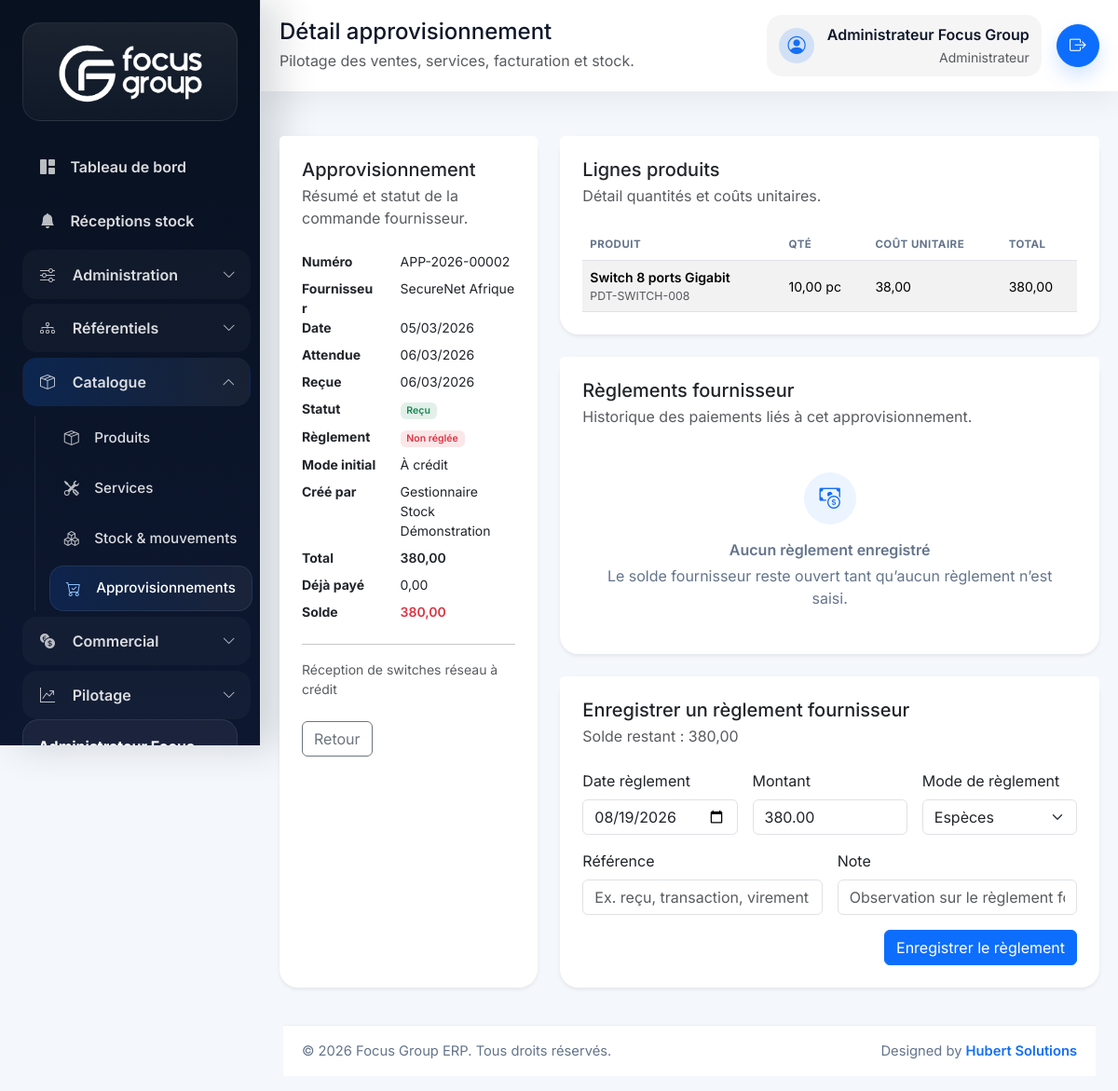
The app's page /index.php/procurements/show?id=2 (signed in) with its own data.
### tables this page shows
CREATE TABLE procurements (
    id BIGINT UNSIGNED AUTO_INCREMENT PRIMARY KEY,
    supplier_id BIGINT UNSIGNED NOT NULL,
    user_id BIGINT UNSIGNED NOT NULL,
    procurement_number VARCHAR(30) NOT NULL UNIQUE,
    procurement_date DATE NOT NULL,
    expected_date DATE NULL,
    received_date DATE NULL,
    status ENUM('draft', 'ordered', 'received', 'cancelled') NOT NULL DEFAULT 'draft',
    payment_method ENUM('cash', 'mobile_money', 'bank_transfer', 'card', 'cheque', 'other', 'credit') NOT NULL DEFAULT 'cash',
    payment_status ENUM('unpaid', 'partial_paid', 'paid') NOT NULL DEFAULT 'paid',
    amount_paid DECIMAL(18,2) NOT NULL DEFAULT 0,
    balance_due DECIMAL(18,2) NOT NULL DEFAULT 0,
    settled_at DATETIME NULL,
    subtotal DECIMAL(18,2) NOT NULL DEFAULT 0,
    discount_amount DECIMAL(18,2) NOT NULL DEFAULT 0,
    tax_amount DECIMAL(18,2) NOT NULL DEFAULT 0,
    grand_total DECIMAL(18,2) NOT NULL DEFAULT 0,
    notes TEXT NULL,
    deleted_at DATETIME NULL,
    created_at DATETIME NOT NULL DEFAULT CURRENT_TIMESTAMP,
    updated_at DATETIME NOT NULL DEFAULT CURRENT_TIMESTAMP ON UPDATE CURRENT_TIMESTAMP,
    CONSTRAINT fk_procurements_supplier FOREIGN KEY (supplier_id) REFERENCES suppliers(id),
    CONSTRAINT fk_procurements_user FOREIGN KEY (user_id) REFERENCES users(id)
);

CREATE TABLE suppliers (
    id BIGINT UNSIGNED AUTO_INCREMENT PRIMARY KEY,
    supplier_code VARCHAR(30) NOT NULL UNIQUE,
    company_name VARCHAR(150) NOT NULL,
    contact_name VARCHAR(150) NULL,
    phone VARCHAR(30) NULL,
    email VARCHAR(150) NULL,
    address TEXT NULL,
    city VARCHAR(100) NULL,
    notes TEXT NULL,
    is_active TINYINT(1) NOT NULL DEFAULT 1,
    deleted_at DATETIME NULL,
    created_at DATETIME NOT NULL DEFAULT CURRENT_TIMESTAMP,
    updated_at DATETIME NOT NULL DEFAULT CURRENT_TIMESTAMP ON UPDATE CURRENT_TIMESTAMP
);

CREATE TABLE users (
    id BIGINT UNSIGNED AUTO_INCREMENT PRIMARY KEY,
    role_id BIGINT UNSIGNED NOT NULL,
    shop_id BIGINT UNSIGNED NULL,
    full_name VARCHAR(150) NOT NULL,
    email VARCHAR(150) NOT NULL UNIQUE,
    phone VARCHAR(30) NULL,
    password VARCHAR(255) NOT NULL,
    avatar VARCHAR(255) NULL,
    is_active TINYINT(1) NOT NULL DEFAULT 1,
    last_login_at DATETIME NULL,
    deleted_at DATETIME NULL,
    created_at DATETIME NOT NULL DEFAULT CURRENT_TIMESTAMP,
    updated_at DATETIME NOT NULL DEFAULT CURRENT_TIMESTAMP ON UPDATE CURRENT_TIMESTAMP,
    CONSTRAINT fk_users_role FOREIGN KEY (role_id) REFERENCES roles(id),
    CONSTRAINT fk_users_shop FOREIGN KEY (shop_id) REFERENCES shops(id)
);

CREATE TABLE procurement_items (
    id BIGINT UNSIGNED AUTO_INCREMENT PRIMARY KEY,
    procurement_id BIGINT UNSIGNED NOT NULL,
    product_id BIGINT UNSIGNED NOT NULL,
    quantity DECIMAL(18,2) NOT NULL,
    unit_cost DECIMAL(18,2) NOT NULL,
    line_total DECIMAL(18,2) NOT NULL,
    created_at DATETIME NOT NULL DEFAULT CURRENT_TIMESTAMP,
    CONSTRAINT fk_procurement_items_procurement FOREIGN KEY (procurement_id) REFERENCES procurements(id) ON DELETE CASCADE,
    CONSTRAINT fk_procurement_items_product FOREIGN KEY (product_id) REFERENCES products(id)
);

CREATE TABLE products (
    id BIGINT UNSIGNED AUTO_INCREMENT PRIMARY KEY,
    category_id BIGINT UNSIGNED NOT NULL,
    unit_id BIGINT UNSIGNED NOT NULL,
    sku VARCHAR(50) NOT NULL UNIQUE,
    name VARCHAR(150) NOT NULL,
    description TEXT NULL,
    barcode VARCHAR(100) NULL,
    cost_price DECIMAL(18,2) NOT NULL DEFAULT 0,
    sale_price DECIMAL(18,2) NOT NULL DEFAULT 0,
    minimum_stock DECIMAL(18,2) NOT NULL DEFAULT 0,
    current_stock DECIMAL(18,2) NOT NULL DEFAULT 0,
    image_path VARCHAR(255) NULL,
    is_active TINYINT(1) NOT NULL DEFAULT 1,
    deleted_at DATETIME NULL,
    created_at DATETIME NOT NULL DEFAULT CURRENT_TIMESTAMP,
    updated_at DATETIME NOT NULL DEFAULT CURRENT_TIMESTAMP ON UPDATE CURRENT_TIMESTAMP,
    CONSTRAINT fk_products_category FOREIGN KEY (category_id) REFERENCES categories(id),
    CONSTRAINT fk_products_unit FOREIGN KEY (unit_id) REFERENCES units(id)
);

CREATE TABLE units (
    id BIGINT UNSIGNED AUTO_INCREMENT PRIMARY KEY,
    name VARCHAR(80) NOT NULL,
    symbol VARCHAR(20) NOT NULL,
    deleted_at DATETIME NULL,
    created_at DATETIME NOT NULL DEFAULT CURRENT_TIMESTAMP,
    updated_at DATETIME NOT NULL DEFAULT CURRENT_TIMESTAMP ON UPDATE CURRENT_TIMESTAMP,
    UNIQUE KEY uq_units_symbol (symbol)
);

### app/Views/procurements/show.php (the view, shortened to what the rows shown need)
<div class="row g-4">
    <div class="col-lg-4">
        <div class="card border-0 shadow-sm h-100">
            <div class="card-body px-4 pb-4">
                <dl class="row mb-0 small">
                    <dt class="col-5">Numéro</dt><dd class="col-7"><?= e($procurement['procurement_number']); ?></dd>
                    <dt class="col-5">Fournisseur</dt><dd class="col-7"><?= e($procurement['supplier_name']); ?></dd>
                    <dt class="col-5">Date</dt><dd class="col-7"><?= e(date('d/m/Y', strtotime((string) $procurement['procurement_date']))); ?></dd>
                    <dt class="col-5">Attendue</dt><dd class="col-7"><?= e($procurement['expected_date'] ? date('d/m/Y', strtotime((string) $procurement['expected_date'])) : '—'); ?></dd>
                    <dt class="col-5">Reçue</dt><dd class="col-7"><?= e($procurement['received_date'] ? date('d/m/Y', strtotime((string) $procurement['received_date'])) : '—'); ?></dd>
                    <dt class="col-5">Statut</dt><dd class="col-7"><span class="badge <?= e(status_badge_class($procurement['status'])); ?>"><?= e(status_label($procurement['status'])); ?></span></dd>
                    <dt class="col-5">Règlement</dt><dd class="col-7"><span class="badge <?= e(status_badge_class($procurement['payment_status'] ?? 'paid')); ?>"><?= e(status_label($procurement['payment_status'] ?? 'paid')); ?></span></dd>
                    <dt class="col-5">Mode initial</dt><dd class="col-7"><?= e(payment_method_label($procurement['payment_method'] ?? 'cash')); ?></dd>
                    <dt class="col-5">Créé par</dt><dd class="col-7"><?= e($procurement['user_name']); ?></dd>
                    <dt class="col-5">Total</dt><dd class="col-7 fw-semibold"><?= e(number_format((float) $procurement['grand_total'], 2, ',', ' ')); ?></dd>
                    <dt class="col-5">Déjà payé</dt><dd class="col-7"><?= e(number_format((float) ($procurement['amount_paid'] ?? 0), 2, ',', ' ')); ?></dd>
                    <dt class="col-5">Solde</dt><dd class="col-7 text-danger fw-semibold"><?= e(number_format((float) ($procurement['balance_due'] ?? 0), 2, ',', ' ')); ?></dd>
                </dl>
                <?php if ($procurement['notes']): ?>
                    <hr>
                    <div class="small text-muted"><?= e($procurement['notes']); ?></div>
                <?php endif; ?>
                <div class="d-flex gap-2 mt-4">
                    <a href="<?= e(url('/procurements')); ?>" class="btn btn-outline-secondary">Retour</a>
                </div>
            </div>
        </div>
    </div>
    <div class="col-lg-8">
        <div class="card border-0 shadow-sm mb-4">
            <div class="card-body px-4 pb-4">
                <div class="table-responsive">
                    <table class="table table-striped align-middle mb-0">
                        <thead>
                            <tr>
                                <th>Produit</th>
                                <th>Qté</th>
                                <th>Coût unitaire</th>
                                <th>Total</th>
                            </tr>
                        </thead>
                        <tbody>
                            <?php foreach ($items as $item): ?>
                                <tr>
                                    <td>
                                        <div class="fw-semibold"><?= e($item['product_name']); ?></div>
                                        <small class="text-muted"><?= e($item['sku']); ?></small>
                                    </td>
                                    <td><?= e(number_format((float) $item['quantity'], 2, ',', ' ') . ' ' . $item['unit_symbol']); ?></td>
                                    <td><?= e(number_format((float) $item['unit_cost'], 2, ',', ' ')); ?></td>
                                    <td><?= e(number_format((float) $item['line_total'], 2, ',', ' ')); ?></td>
                                </tr>
                            <?php endforeach; ?>
                        </tbody>
                    </table>
                </div>
            </div>
        </div>
        <?php if ((float) ($procurement['balance_due'] ?? 0) > 0): ?>
        <div class="card border-0 shadow-sm">
            <div class="card-header bg-white border-0 pt-4 px-4">
                <h3 class="h5 mb-1">Enregistrer un règlement fournisseur</h3>
                <p class="text-muted mb-0">Solde restant : <?= e(number_format((float) $procurement['balance_due'], 2, ',', ' ')); ?></p>
            </div>
            <div class="card-body px-4 pb-4">
                <form method="post" action="<?= e(url('/procurements/pay')); ?>" class="row g-3">
                    <div class="col-md-4">
                        <label class="form-label">Date règlement</label>
                        <input type="date" class="form-control" name="payment_date" value="<?= e(date('Y-m-d')); ?>" required>
                    </div>
                    <div class="col-md-4">
                        <label class="form-label">Montant</label>
                        <input type="number" step="0.01" min="0.01" max="<?= e((string) $procurement['balance_due']); ?>" class="form-control" name="amount" value="<?= e((string) $procurement['balance_due']); ?>" required>
                    </div>
                    <div class="col-md-4">
                        <label class="form-label">Mode de règlement</label>
                        <select name="method" class="form-select" required>
                            <option value="cash">Espèces</option>
                        </select>
                    </div>
                    <div class="col-md-6">
                        <label class="form-label">Référence</label>
                        <input type="text" class="form-control" name="reference" placeholder="Ex. reçu, transaction, virement">
                    </div>
                    <div class="col-md-6">
                        <label class="form-label">Note</label>
                        <input type="text" class="form-control" name="notes" placeholder="Observation sur le règlement fournisseur">
                    </div>
                    <div class="col-12 d-flex justify-content-end">
                        <button type="submit" class="btn btn-primary">Enregistrer le règlement</button>
                    </div>
                </form>
            </div>
        </div>
        <?php endif; ?>
    </div>
</div>

### records on screen
procurements: procurement_number "APP-2026-00002", supplier.company_name "SecureNet Afrique", procurement_date "05/03/2026", expected_date "06/03/2026", received_date "06/03/2026", status "Reçu", payment_status "Non réglée", payment_method "À crédit", user.full_name "Gestionnaire Stock Démonstration", grand_total "380,00", amount_paid "0,00", balance_due "380,00", notes "Réception de switches réseau à crédit", amount "380.00"
procurement_items: product.name "Switch 8 ports Gigabit", product.sku "PDT-SWITCH-008", quantity.symbol "10,00 pc", unit_cost "38,00", line_total "380,00"

### other values on screen
$pageTitle "Détail approvisionnement"
app_scope_description() "Pilotage des ventes, services, facturation et stock."
$currentUser['full_name'] "Administrateur Focus Group"
$currentUser['role_name'] "Administrateur"
config('app.name') "Focus Group ERP"
